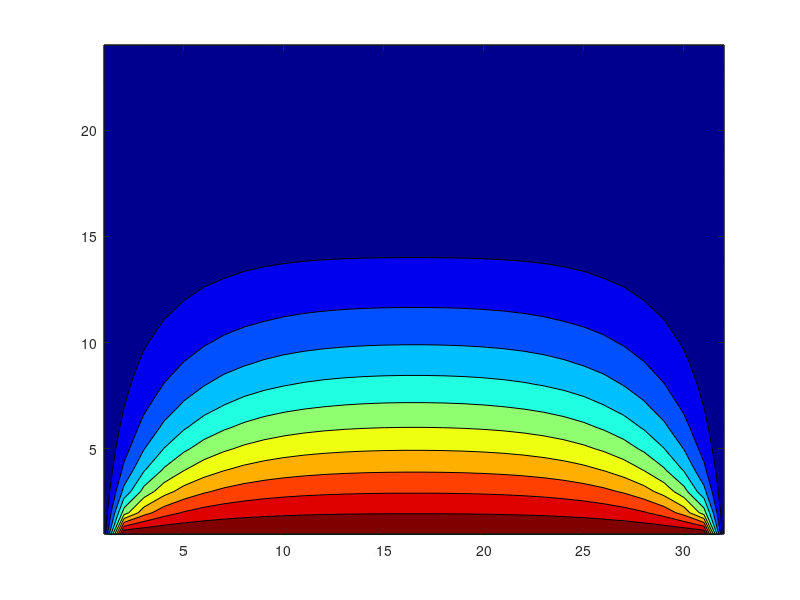

Write the MATLAB code that produced this figure.
clear, clc;
more off;

Nx = 32;
Ny = 24;

Ttop = 0.5;
Tleft = 0.5;
Tbottom = 1.0;
Tright = 0.5;

Nmax = 1000;


T = zeros(Ny,Nx);

Tavg = (Ttop + Tleft + Tbottom + Tright) / 4;

#T(:,:) = Tavg;

T(1,:) = Ttop;
T(Ny,:) = Tbottom;
T(:,1) = Tleft;
T(:,Nx) = Tright;

colormap(jet)

tao = 0.08;

for n = 1:Nmax

  #contourf([1:Nx], [1:Ny], rot90(T'));
  #pause(0.001)

  
  for i = 2:Nx-1
    Told(i) = T(1,i);
  end
  
  Told(1) = T(2,1);
  Told(Nx) = T(2,Nx);
  
  #Told = T;
  
  for j = 2:Ny-1
    for i = 2:Nx-1      
      
      #t = tao * ((Told(j-1,i) + Told(j+1, i) + Told(j,i-1) + Told(j,i+1)) - (Told(j,i) * 4)) + Told(j,i);
      t = tao * ((Told(i) + T(j+1, i) + Told(i-1) + T(j,i+1)) - (T(j,i) * 4)) + T(j,i);
      Told(i) = T(j,i);
      
      T(j,i) = t;
    end
    
    Told(1) = T(j+1,1);
    Told(Nx) = T(j+1,Nx);
  end
end

contourf([1:Nx], [1:Ny], rot90(T'));